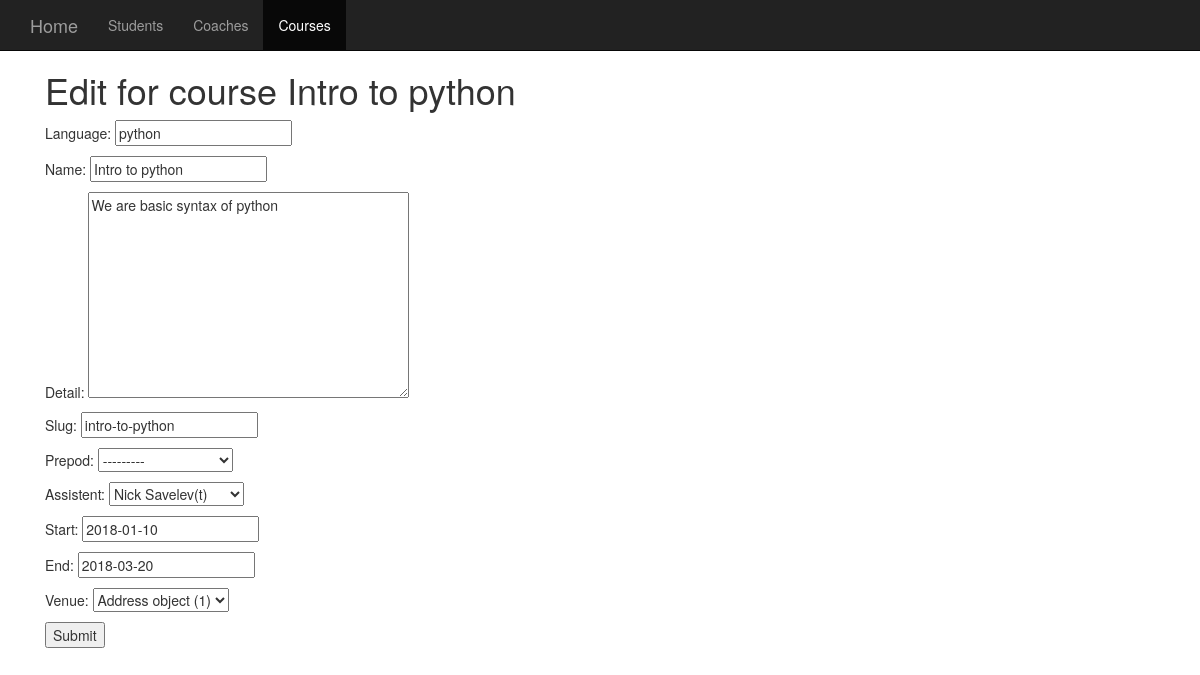
The app's page /courses/edit/1/ with its own data.
### courses/models.py (models this page shows, shortened)
class Course(models.Model):
    language = models.CharField(max_length=50)
    name = models.CharField(max_length=255)
    detail = models.TextField()
    slug = models.SlugField()
    prepod = models.ForeignKey(Coache, on_delete=models.SET_NULL, null=True)
    assistent = models.ForeignKey(Coache, on_delete=models.SET_NULL, blank=True, null=True,
related_name="course_assistant")
    start = models.DateField()
    end = models.DateField()
    venue = models.ForeignKey(Address, models.SET_NULL, null=True)

### courses/views.py (the view)
# urls.py: path('edit/<int:pk>/', views.CourseEdit.as_view(), name='course_edit'),
class CourseEdit(UpdateView):
    model = Course
    context_object_name = 'course'
    form_class = CourseForm
    template_name = 'courses/edit.html'
    success_url = '/courses/'

### courses/forms.py
class CourseForm(forms.ModelForm):
    class Meta:
        model = Course
        fields = ('language', 'name', 'detail', 'slug', 'prepod', 'assistent', 'start', 'end', 'venue')

### coaches/models.py (called while the page is built)
    def __str__(self):
        return  str(self.name) + ' ' + str(self.surname) + '(' + str(self.role) + ')'

### templates/courses/edit.html (shortened to what this page needs)
{% extends "courses/base.html" %}
{% block content %}
    <div class="container">
        <h1>Edit for course {{ course.name }} </h1>
        <form method='post'>
            {% for field in form %}
                <p>{{ field.name|capfirst }}: {{ field }}</p>
            {% endfor %}
            <input type='submit' />
        </form>
    </div>
{% endblock content %}

### static/examples/starter-template.css (style rules this page uses)
body { padding-top: 50px; }

### records on screen
Course: name "Intro to python", form "python" "Intro to python" "We are basic syntax of python" "intro-to-python" "---------" "Nick Savelev(t)" "2018-01-10" "2018-03-20" "Address object (1)"

### other values on screen
{{ field.name|capfirst }} "Language" "Name" "Detail" "Slug" "Prepod" "Assistent" "Start" "End" "Venue"
